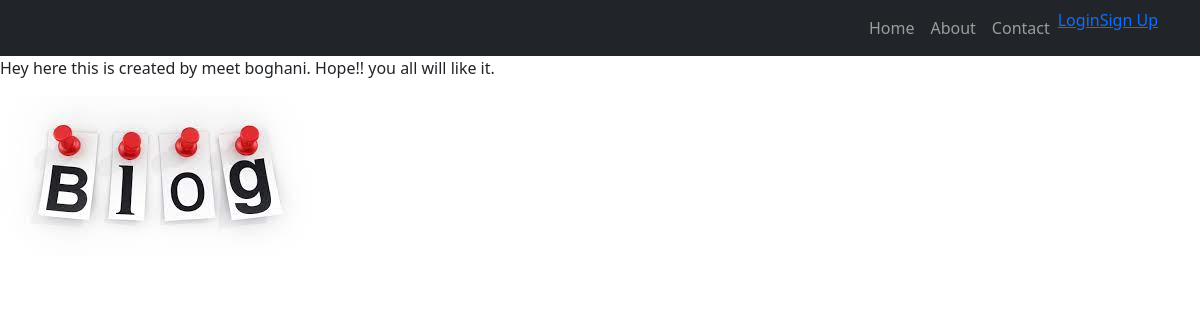
/about, run on the app's committed database.
### blog/models.py (models this page shows)
class About(models.Model):
    image_about = models.ImageField(upload_to = 'about')
    about_text = models.TextField()

### blog/views.py (the view)
# urls.py: path('about', views.about, name='about'),
def about(request):
    about = About.objects.all()
    return render(request,'blog/about.html',{'about':about})

### templates/blog/about.html (shortened to what this page needs)
{% load static %}
<!DOCTYPE html>
<html lang="en">
    <head>
        <link href="{% static 'assets/css/styles.css' %}" rel="stylesheet" />
    </head>
    <body>
        <nav class="navbar navbar-expand-lg navbar-dark bg-dark">
            <div class="container">
                <div class="collapse navbar-collapse" id="navbarSupportedContent">
                    <ul class="navbar-nav ms-auto mb-2 mb-lg-0">
                        <li class="nav-item"><a class="nav-link" href="{% url 'home' %}">Home</a></li>
                        <li class="nav-item"><a class="nav-link" href="{% url 'about' %}">About</a></li>
                        <li class="nav-item"><a class="nav-link" href="{% url 'contact' %}">Contact</a></li>
                        {% if request.user.is_authenticated and request.user.is_staff == False %}
                            <li  class="nav-item"><a href="{% url 'profile' %}" >{{request.user.username}}</a></li>
                            <a href="{% url 'logout' %}">Logout</a>
                            <li class="nav-item"><a class="nav-link active" aria-current="page" href="{% url 'index' %}">Blog</a></li>
                        {% else %}
                            <a href="{% url 'login' %}">Login</a>
                            <a href="{% url 'signup' %}">Sign Up</a>
                            {% endif %}
                    </ul>
                </div>
            </div>
        </nav>
        <div>
        {% for i in about %}
            <p>{{i.about_text}}</p>
            <img src="{{i.image_about.url}}">
            {% endfor %}
        </div>
    </body>
    </html>

### data on the page
About: about_text "Hey here this is created by meet boghani. Hope!! you all will like it.", image_about (picture)
